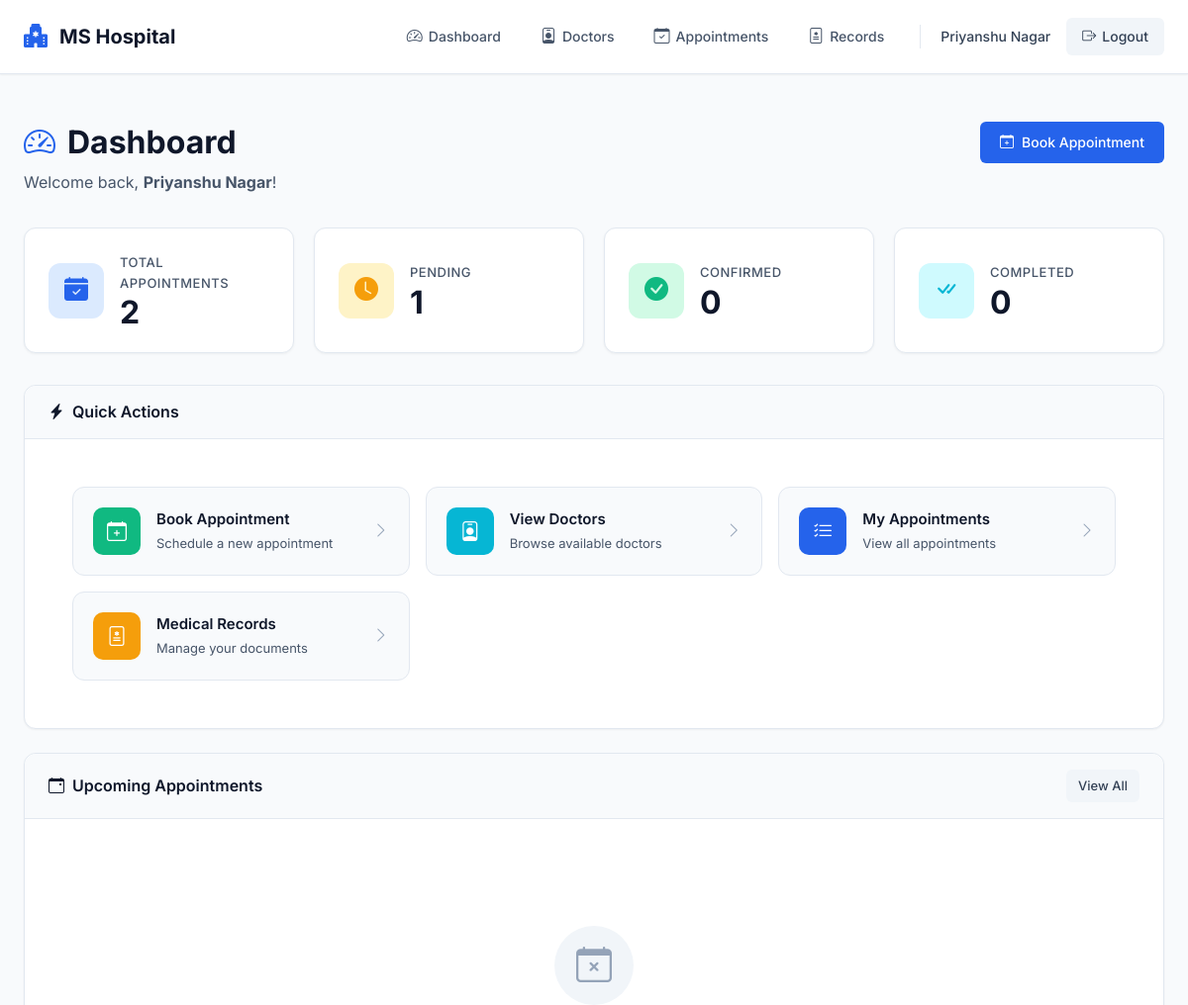
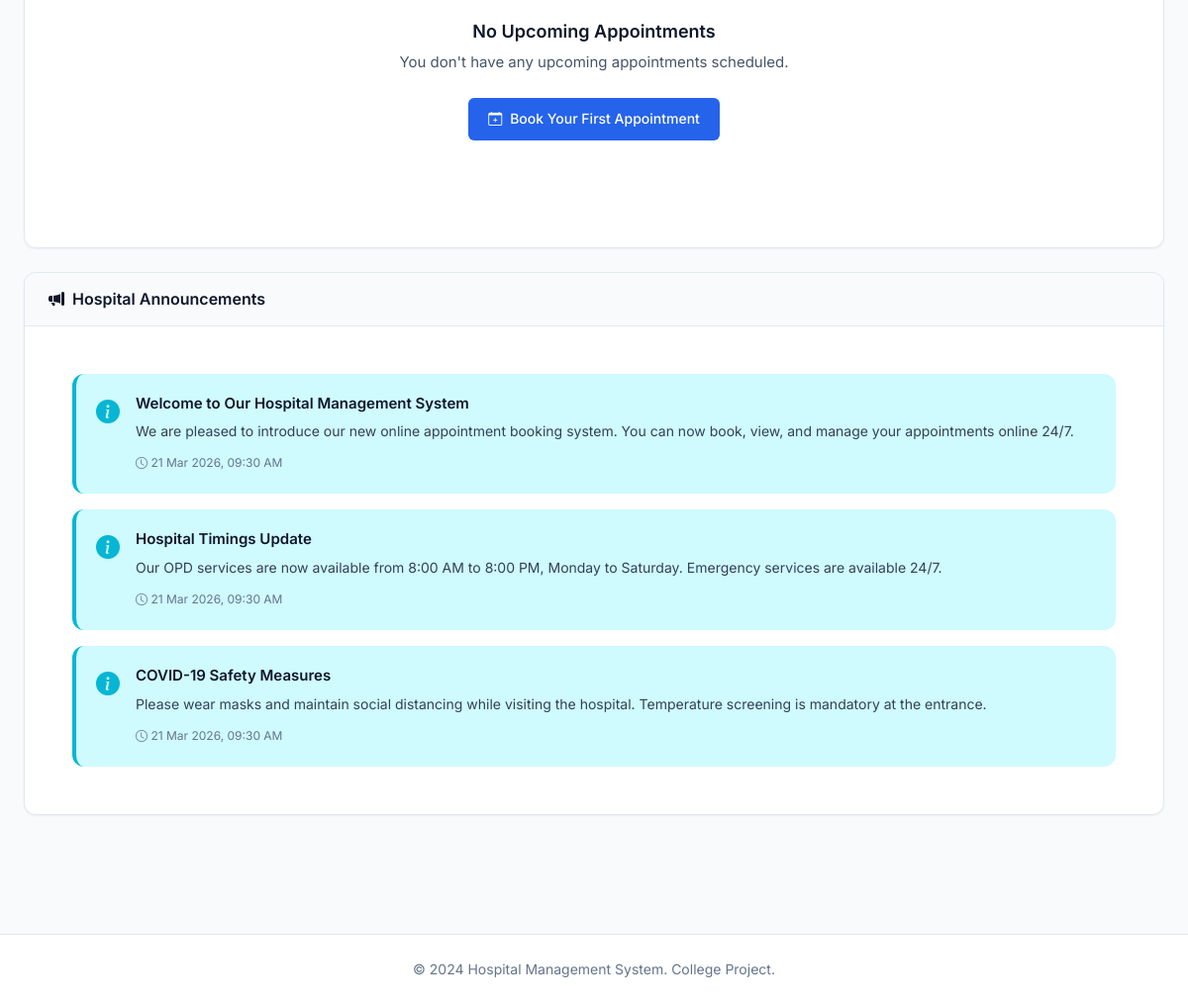
The app's page /user/dashboard (signed in), older data (2 pictures, top to bottom).
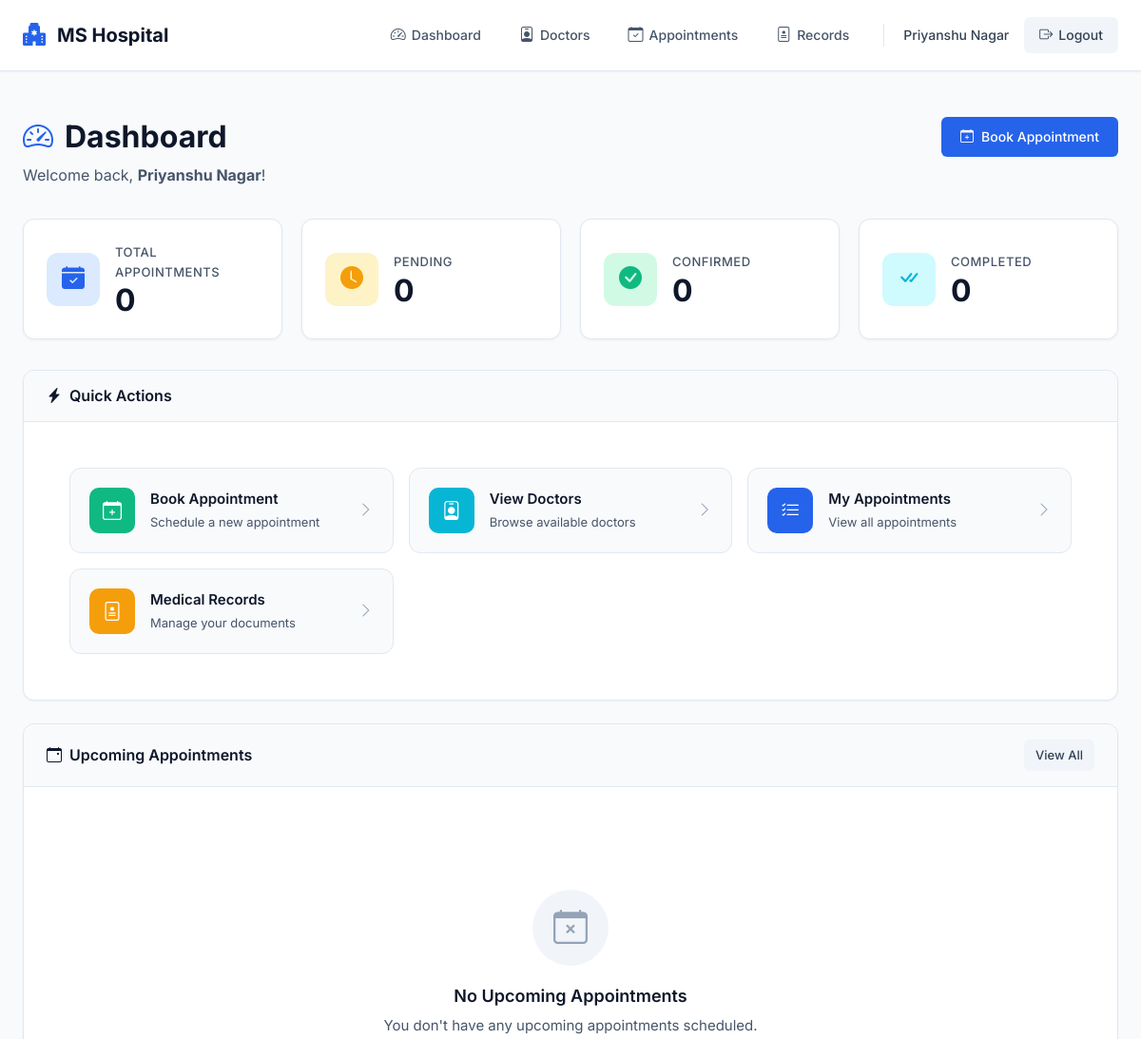
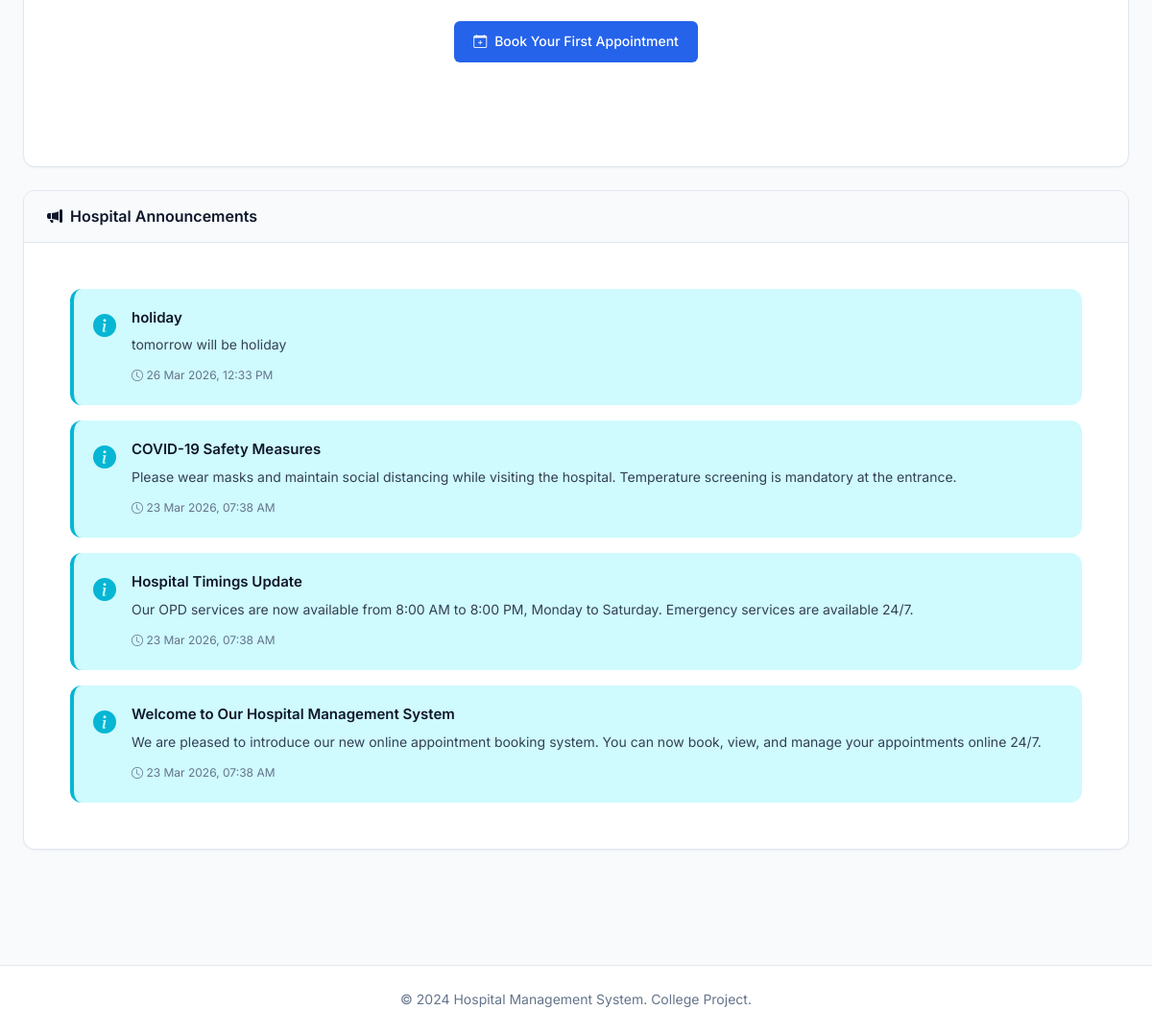
The same page, newer data (2 pictures, top to bottom).
### models.py (models this page shows, shortened)
class Announcement(db.Model):
    __tablename__ = 'announcements'
    id = db.Column(db.Integer, primary_key=True)
    title = db.Column(db.String(200), nullable=False)
    message = db.Column(db.Text, nullable=False)
    created_at = db.Column(db.DateTime, default=datetime.utcnow)

### user.py (the view)
@user_bp.route('/dashboard')
@login_required
@user_required
def dashboard():
    from models import Announcement
    appointments = Appointment.query.filter_by(user_id=current_user.id).order_by(Appointment.date.desc()).all()
    total_appointments = len(appointments)
    pending_count = len([apt for apt in appointments if apt.status == 'pending'])
    confirmed_count = len([apt for apt in appointments if apt.status == 'confirmed'])
    completed_count = len([apt for apt in appointments if apt.status == 'completed'])
    upcoming = [apt for apt in appointments if apt.date >= datetime.now() and apt.status != 'cancelled'][:5]
    announcements = Announcement.query.order_by(Announcement.created_at.desc()).limit(5).all()
    return render_template('user/dashboard.html',
                         total_appointments=total_appointments,
                         pending_count=pending_count,
                         confirmed_count=confirmed_count,
                         completed_count=completed_count,
                         upcoming=upcoming,
                         announcements=announcements)

### app.py (called while the page is built)
@login_manager.user_loader
def load_user(user_id):
    return User.query.get(int(user_id))

### models.py (called while the page is built)
    @property
    def is_admin(self):
        return self.role == 'admin'

### user.py (called while the page is built)
def user_required(f):
    @wraps(f)
    def decorated_function(*args, **kwargs):
        if current_user.is_admin:
            flash('Access denied. Admin cannot access user pages.', 'danger')
            return redirect(url_for('admin.dashboard'))
        return f(*args, **kwargs)
    return decorated_function

### templates/user/dashboard.html (shortened to what the changed rows need)
{% extends "base.html" %}
{% block content %}
<div class="page-header">
    <div>
        <h1><i class="bi bi-speedometer2"></i> Dashboard</h1>
    </div>
</div>
<div class="stats-grid">
    <div class="stat-card stat-card-primary">
        <div class="stat-content">
            <div class="stat-label">Total Appointments</div>
            <div class="stat-value">{{ total_appointments }}</div>
        </div>
    </div>
    <div class="stat-card stat-card-warning">
        <div class="stat-content">
            <div class="stat-label">Pending</div>
            <div class="stat-value">{{ pending_count }}</div>
        </div>
    </div>
</div>
{% if announcements %}
<div class="card">
    <div class="card-body">
        <div class="announcements-list">
            {% for announcement in announcements %}
            <div class="announcement-item">
                <div class="announcement-icon">
                    <i class="bi bi-info-circle-fill"></i>
                </div>
                <div class="announcement-content">
                    <h6>{{ announcement.title }}</h6>
                    <p>{{ announcement.message }}</p>
                    <small class="text-muted">
                        <i class="bi bi-clock"></i>
                        {{ announcement.created_at.strftime('%d %b %Y, %I:%M %p') }}
                    </small>
                </div>
            </div>
            {% endfor %}
        </div>
    </div>
</div>
{% endif %}
{% endblock %}

Row changes from the older to the newer data that the page shows:
added Announcement: title "holiday", message "tomorrow will be holiday", created_at "26 Mar 2026, 12:33 PM"
changed Announcement "COVID-19 Safety Measures": created_at "21 Mar 2026, 09:30 AM" → "23 Mar 2026, 07:38 AM"; moves up the list
changed Announcement "Hospital Timings Update": created_at "21 Mar 2026, 09:30 AM" → "23 Mar 2026, 07:38 AM"; moves down the list
changed Announcement "Welcome to Our Hospital Management System": created_at "21 Mar 2026, 09:30 AM" → "23 Mar 2026, 07:38 AM"
Text that changed along with them:
{{ total_appointments }}: "2" → "0"
{{ pending_count }}: "1" → "0"
